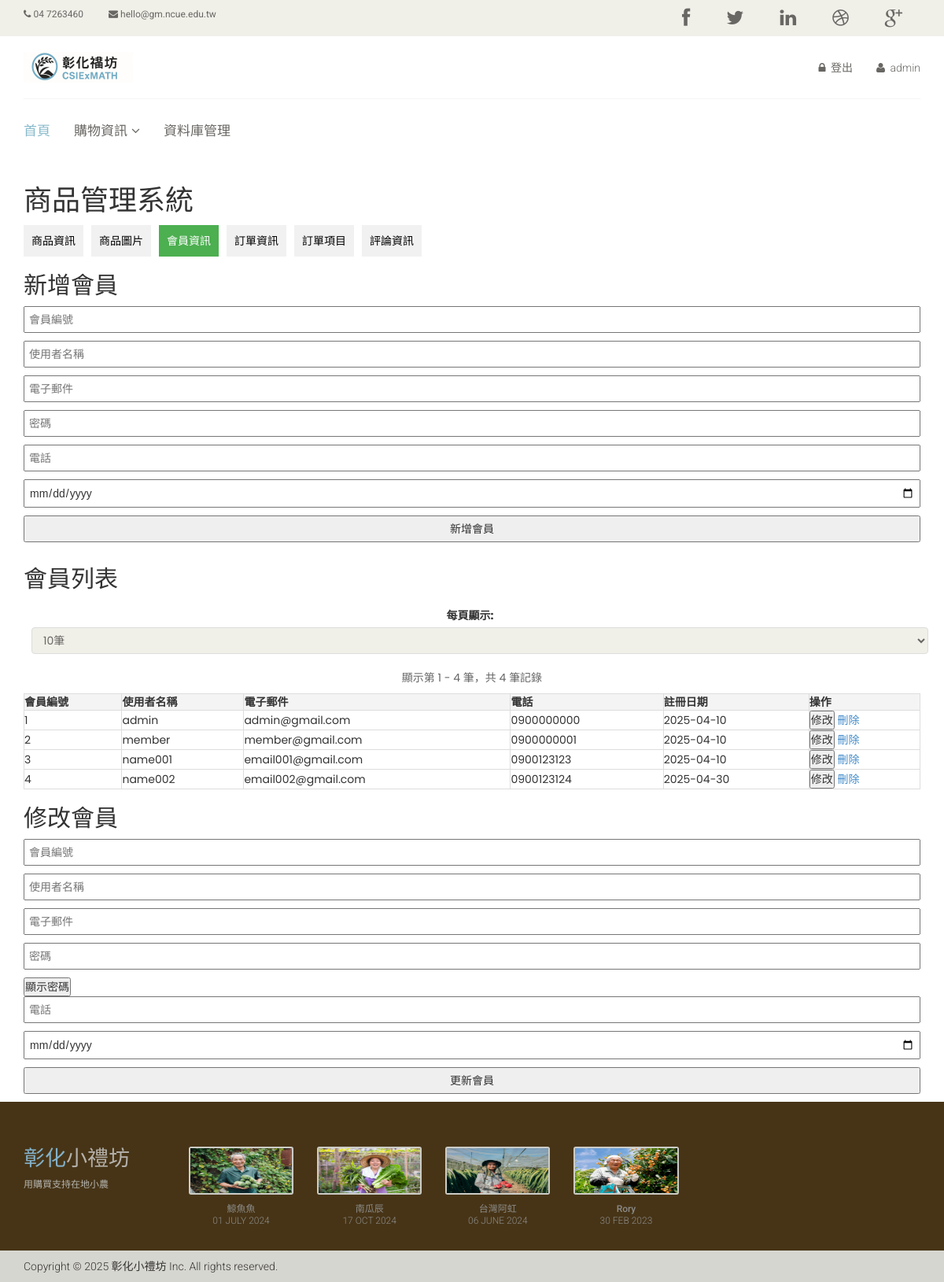
Before: /db_admin.php?table=members (signed in) with the older database file.
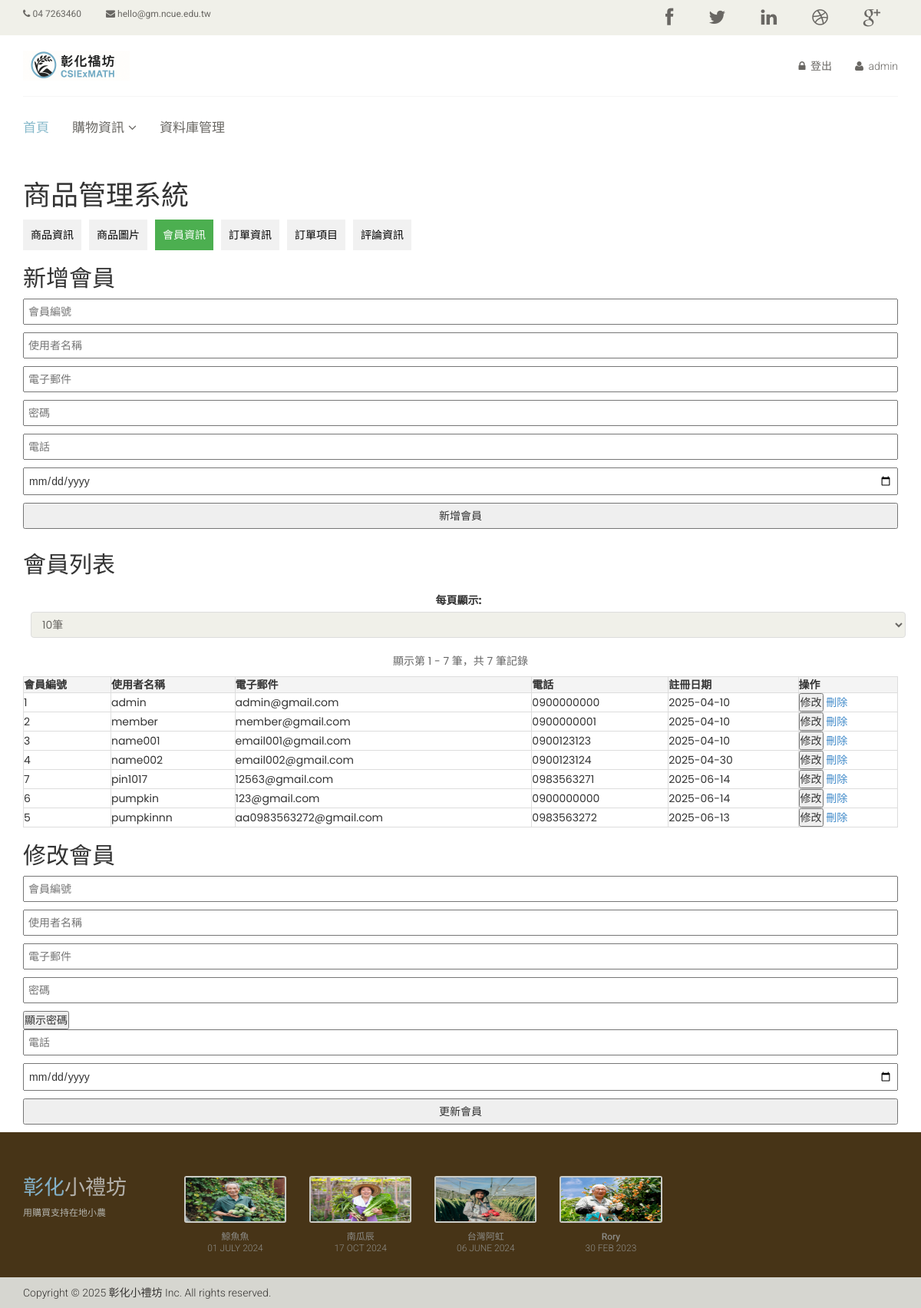
After: the same page with the newer database file.
### tables this page shows
CREATE TABLE `members` (
  `member_id` varchar(255) NOT NULL,
  `username` varchar(255) NOT NULL,
  `email` varchar(255) DEFAULT NULL,
  `password` varchar(255) DEFAULT NULL,
  `phone` varchar(11) NOT NULL,
  `register_date` date NOT NULL
);

### db_admin.php (the view, shortened to what the changed rows need)
<?php
include('db_connection.php');
$current_table = isset($_GET['table']) ? $_GET['table'] : 'product_info';
$records_per_page = isset($_GET['per_page']) ? (int)$_GET['per_page'] : 10;
$current_page = isset($_GET['page']) ? (int)$_GET['page'] : 1;
$offset = ($current_page - 1) * $records_per_page;
$result = false;
$rows = [];
$total_records = 0;
try {
    if ($current_table == 'product_info') {
        $count_result = $conn->query("SELECT COUNT(*) as total FROM product_info");
        $result = $conn->query("SELECT * FROM product_info LIMIT $records_per_page OFFSET $offset");
    } elseif ($current_table == 'product_img') {
        $count_result = $conn->query("SELECT COUNT(*) as total FROM product_img");
        $result = $conn->query("SELECT * FROM product_img LIMIT $records_per_page OFFSET $offset");
    } elseif ($current_table == 'members') {
        $count_result = $conn->query("SELECT COUNT(*) as total FROM members");
        $result = $conn->query("SELECT * FROM members LIMIT $records_per_page OFFSET $offset");
    } elseif ($current_table == 'orders') {
        $count_result = $conn->query("SELECT COUNT(*) as total FROM orders");
        $result = $conn->query("SELECT * FROM orders LIMIT $records_per_page OFFSET $offset");
    } elseif ($current_table == 'order_items') {
        $count_result = $conn->query("SELECT COUNT(*) as total FROM order_items");
        $result = $conn->query("SELECT * FROM order_items LIMIT $records_per_page OFFSET $offset");
    } elseif ($current_table == 'reviews') {
        $count_result = $conn->query("SELECT COUNT(*) as total FROM reviews");
        $result = $conn->query("SELECT * FROM reviews LIMIT $records_per_page OFFSET $offset");
    }
    if ($count_result) {
        $count_row = $count_result->fetch_assoc();
        $total_records = $count_row['total'];
    }
    $total_pages = ceil($total_records / $records_per_page);
    while ($row = $result->fetch_assoc()) {
        $rows[] = $row;
    }
} catch (Exception $e) {
    echo "<p class='error'>" . $e->getMessage() . "</p>";
}
?>
<!DOCTYPE html>
<html lang="zh">
<head>
    <link href="css/db_admin_style.css" rel="stylesheet">
    <link href="css/bootstrap.min.css" rel="stylesheet">
    <link href="css/font-awesome.min.css" rel="stylesheet">
    <link href="css/prettyPhoto.css" rel="stylesheet">
    <link href="css/price-range.css" rel="stylesheet">
    <link href="css/animate.css" rel="stylesheet">
    <link href="css/main.css" rel="stylesheet">
    <link href="css/login.css" rel="stylesheet">
    <link href="css/responsive.css" rel="stylesheet">
    <link rel="stylesheet" href="http://maxcdn.bootstrapcdn.com/bootstrap/3.3.6/css/bootstrap.min.css">
    <link rel="stylesheet" href="https://maxcdn.bootstrapcdn.com/bootstrap/3.3.6/css/bootstrap.min.css">
</head>
<body>
    <?php include('header.php'); ?>
    <div class="container">
        <h1>商品管理系統</h1>
        <div class="table-selector">
            <button
                onclick="location.href='?table=product_info'"
                class="<?= $current_table == 'product_info' ? 'active' : '' ?>">商品資訊</button>
            <button
                onclick="location.href='?table=product_img'"
                class="<?= $current_table == 'product_img' ? 'active' : '' ?>">商品圖片</button>
            <button
                onclick="location.href='?table=members'"
                class="<?= $current_table == 'members' ? 'active' : '' ?>">會員資訊</button>
            <button
                onclick="location.href='?table=orders'"
                class="<?= $current_table == 'orders' ? 'active' : '' ?>">訂單資訊</button>
            <button
                onclick="location.href='?table=order_items'"
                class="<?= $current_table == 'order_items' ? 'active' : '' ?>">訂單項目</button>
            <button
                onclick="location.href='?table=reviews'"
                class="<?= $current_table == 'reviews' ? 'active' : '' ?>">評論資訊</button>
        </div>
        <?php if ($current_table == 'product_info'): ?>
            <h2>新增商品</h2>
            <form method="POST">
                <input type="hidden" name="table" value="product_info">
                <input type="text" name="product_id" placeholder="商品編號" required>
                <input type="text" name="product_name" placeholder="商品名稱" required>
                <textarea name="short_description" placeholder="簡短描述" required></textarea>
                <textarea name="full_description" placeholder="詳細描述" required></textarea>
                <input type="number" name="price" placeholder="價格" required>
                <input type="number" name="stock" placeholder="庫存" required>
                <input type="text" name="category" placeholder="類別" required>
                <input type="submit" name="create" value="新增商品">
            </form>
            <h2>商品列表</h2>
            <div class="pagination-controls">
                <label for="per_page">每頁顯示:</label>
                <select id="per_page" onchange="changePerPage(this.value)">
                    <option value="5" <?= $records_per_page == 5 ? 'selected' : '' ?>>5筆</option>
                    <option value="10" <?= $records_per_page == 10 ? 'selected' : '' ?>>10筆</option>
                    <option value="25" <?= $records_per_page == 25 ? 'selected' : '' ?>>25筆</option>
                    <option value="50" <?= $records_per_page == 50 ? 'selected' : '' ?>>50筆</option>
                    <option value="100" <?= $records_per_page == 100 ? 'selected' : '' ?>>100筆</option>
                </select>
            </div>
            <div class="pagination-info">
                顯示第 <?= ($offset + 1) ?> - <?= min($offset + $records_per_page, $total_records) ?> 筆，共 <?= $total_records ?> 筆記錄
            </div>
            <table>
                <tr>
                    <th>商品編號</th>
                    <th>商品名稱</th>
                    <th>簡短描述</th>
                    <th>價格</th>
                    <th>庫存</th>
                    <th>類別</th>
                    <th>操作</th>
                </tr>
                <?php foreach ($rows as $row): ?>
                    <tr>
                        <td><?= htmlspecialchars($row['product_id']); ?></td>
                        <td><?= htmlspecialchars($row['product_name']); ?></td>
                        <td><?= htmlspecialchars($row['short_description']); ?></td>
                        <td><?= htmlspecialchars($row['price']); ?></td>
                        <td><?= htmlspecialchars($row['stock']); ?></td>
                        <td><?= htmlspecialchars($row['category']); ?></td>
                        <td>
                            <button onclick='editProduct(<?= json_encode($row); ?>)'>修改</button>
                            <a href="?delete=<?= urlencode($row['product_id']); ?>&table=product_info" onclick="return confirm('確定要刪除這個商品嗎？')">刪除</a>
                        </td>
                    </tr>
                <?php endforeach; ?>
            </table>
            <?php if ($total_pages > 1): ?>
                <div class="pagination-controls">
                    <ul class="pagination">
                        <?php if ($current_page > 1): ?>
                            <li><a href="?table=<?= $current_table ?>&page=<?= $current_page - 1 ?>&per_page=<?= $records_per_page ?>">&laquo; 上一頁</a></li>
                        <?php else: ?>
                            <li><span class="disabled">&laquo; 上一頁</span></li>
                        <?php endif; ?>
                        <?php
                        $start_page = max(1, $current_page - 2);
                        $end_page = min($total_pages, $current_page + 2);
                        if ($start_page > 1): ?>
                            <li><a href="?table=<?= $current_table ?>&page=1&per_page=<?= $records_per_page ?>">1</a></li>
                            <?php if ($start_page > 2): ?>
                                <li><span>...</span></li>
                            <?php endif; ?>
                        <?php endif; ?>
                        <?php for ($i = $start_page; $i <= $end_page; $i++): ?>
                            <?php if ($i == $current_page): ?>
                                <li><span class="current"><?= $i ?></span></li>
                            <?php else: ?>
                                <li><a href="?table=<?= $current_table ?>&page=<?= $i ?>&per_page=<?= $records_per_page ?>"><?= $i ?></a></li>
                            <?php endif; ?>
                        <?php endfor; ?>
                        <?php if ($end_page < $total_pages): ?>
                            <?php if ($end_page < $total_pages - 1): ?>
                                <li><span>...</span></li>
                            <?php endif; ?>
                            <li><a href="?table=<?= $current_table ?>&page=<?= $total_pages ?>&per_page=<?= $records_per_page ?>"><?= $total_pages ?></a></li>
                        <?php endif; ?>
                        <?php if ($current_page < $total_pages): ?>
                            <li><a href="?table=<?= $current_table ?>&page=<?= $current_page + 1 ?>&per_page=<?= $records_per_page ?>">下一頁 &raquo;</a></li>
                        <?php else: ?>
                            <li><span class="disabled">下一頁 &raquo;</span></li>
                        <?php endif; ?>
                    </ul>
                </div>
            <?php endif; ?>
            <h2>修改商品</h2>
            <form method="POST" name="update">
                <input type="hidden" name="table" value="product_info">
                <input type="text" name="product_id" id="edit_product_id" placeholder="商品編號" readonly required>
                <input type="text" name="product_name" id="edit_product_name" placeholder="商品名稱" required>
                <textarea name="short_description" id="edit_short_description" placeholder="簡短描述" required></textarea>
                <textarea name="full_description" id="edit_full_description" placeholder="詳細描述" required></textarea>
                <input type="number" name="price" id="edit_price" placeholder="價格" required>
                <input type="number" name="stock" id="edit_stock" placeholder="庫存" required>
                <input type="text" name="category" id="edit_category" placeholder="類別" required>
                <input type="submit" name="update" value="更新商品">
            </form>
        <?php elseif ($current_table == 'members'): ?>
            <h2>新增會員</h2>
            <form method="POST">
                <input type="text" name="member_id" placeholder="會員編號" required>
                <input type="text" name="username" placeholder="使用者名稱" required>
                <input type="email" name="email" placeholder="電子郵件" required>
                <input type="password" name="password" placeholder="密碼" required>
                <input type="text" name="phone" placeholder="電話" required>
                <input type="date" name="register_date" placeholder="註冊日期" required>
                <input type="submit" name="create" value="新增會員">
            </form>
            <h2>會員列表</h2>
            <div class="pagination-controls">
                <label for="per_page">每頁顯示:</label>
                <select id="per_page" onchange="changePerPage(this.value)">
                    <option value="10" <?= $records_per_page == 10 ? 'selected' : '' ?>>10筆</option>
                </select>
            </div>
            <div class="pagination-info">
                顯示第 <?= ($offset + 1) ?> - <?= min($offset + $records_per_page, $total_records) ?> 筆，共 <?= $total_records ?> 筆記錄
            </div>
            <table>
                <tr>
                    <th>會員編號</th>
                    <th>使用者名稱</th>
                    <th>電子郵件</th>
                    <th>電話</th>
                    <th>註冊日期</th>
                    <th>操作</th>
                </tr>
                <?php foreach ($rows as $row): ?>
                    <tr>
                        <td><?= htmlspecialchars($row['member_id']); ?></td>
                        <td><?= htmlspecialchars($row['username']); ?></td>
                        <td><?= htmlspecialchars($row['email']); ?></td>
                        <td><?= htmlspecialchars($row['phone']); ?></td>
                        <td><?= htmlspecialchars($row['register_date']); ?></td>
                        <td>
                            <button onclick='editMember(<?= json_encode($row); ?>)'>修改</button>
                            <a href="?delete=<?= urlencode($row['member_id']); ?>&table=members" onclick="return confirm('確定要刪除這個會員嗎？')">刪除</a>
                        </td>
                    </tr>
                <?php endforeach; ?>
            </table>
            <h2>修改會員</h2>
            <form method="POST" name="update">
                <input type="text" name="member_id" id="edit_member_id" placeholder="會員編號" readonly required>
                <input type="text" name="username" id="edit_username" placeholder="使用者名稱" required>
                <input type="email" name="email" id="edit_email" placeholder="電子郵件" required>
                <div class="password-container">
                    <input type="password" name="password" id="edit_password" placeholder="密碼" required>
                    <button type="button" id="toggle_password_visibility" onclick="togglePasswordVisibility()">顯示密碼</button>
                </div>
                <input type="text" name="phone" id="edit_phone" placeholder="電話" required>
                <input type="date" name="register_date" id="edit_register_date" placeholder="註冊日期" required>
                <input type="submit" name="update" value="更新會員">
            </form>
                <?php endif; ?>
    </div>
    <?php include('footer.php'); ?>
</body>
</html>

Changed rows visible on the page:
added members: member "7", username "pin1017", email "12563@gmail.com", phone "0983563271", register_date "2025-06-14"
added members: member "6", username "pumpkin", email "123@gmail.com", phone "0900000000", register_date "2025-06-14"
added members: member "5", username "pumpkinnn", email "aa0983563272@gmail.com", phone "0983563272", register_date "2025-06-13"
Other visible differences:
min($offset + $records_per_page, $total_records): "4" → "7"
$total_records: "4" → "7"
